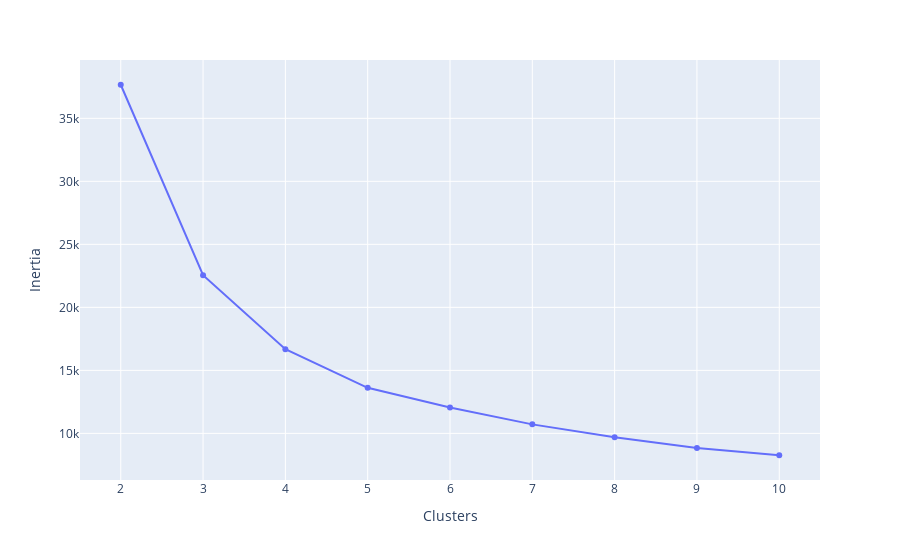

The cell this chart's notebook holds for it:
### Code cell
result['InertiaDiff'] = result.Inertia.shift(1) - result.Inertia
result['InertiaDiff2'] = result.InertiaDiff.shift(1) - result.InertiaDiff
result['SilhouetteScoresDiff'] = result.SilhouetteScores.shift(1) - result.SilhouetteScores
result['SilhouetteScoresDiff2'] = result.SilhouetteScoresDiff.shift(1) - result.SilhouetteScoresDiff
fig = px.line(result, x='Clusters', y='Inertia', markers=True)
display(result)
fig.show()

### Figure 1 — Plotly figure (JSON) as saved in the notebook; plotly's stock layout.template omitted (floating-point values rounded to 4 significant figures)
{"data": [{"hovertemplate": "Clusters=%{x}<br>Inertia=%{y}<extra></extra>", "legendgroup": "", "line": {"color": "#636efa", "dash": "solid"}, "marker": {"symbol": "circle"}, "mode": "lines+markers", "name": "", "orientation": "v", "showlegend": false, "type": "scatter", "x": [2, 3, 4, 5, 6, 7, 8, 9, 10], "xaxis": "x", "y": [37660.0, 22550.0, 16670.0, 13610.0, 12050.0, 10710.0, 9698.0, 8843.0, 8264.0], "yaxis": "y"}], "layout": {"legend": {"tracegroupgap": 0}, "margin": {"t": 60}, "xaxis": {"anchor": "y", "domain": [0, 1], "title": {"text": "Clusters"}}, "yaxis": {"anchor": "x", "domain": [0, 1], "title": {"text": "Inertia"}}}}
